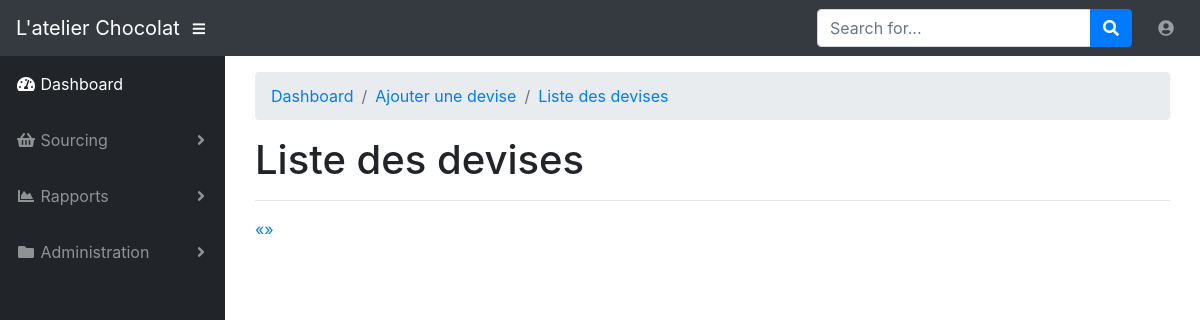
/list_of_currencies (signed in), run on an earlier commit of the app's database.
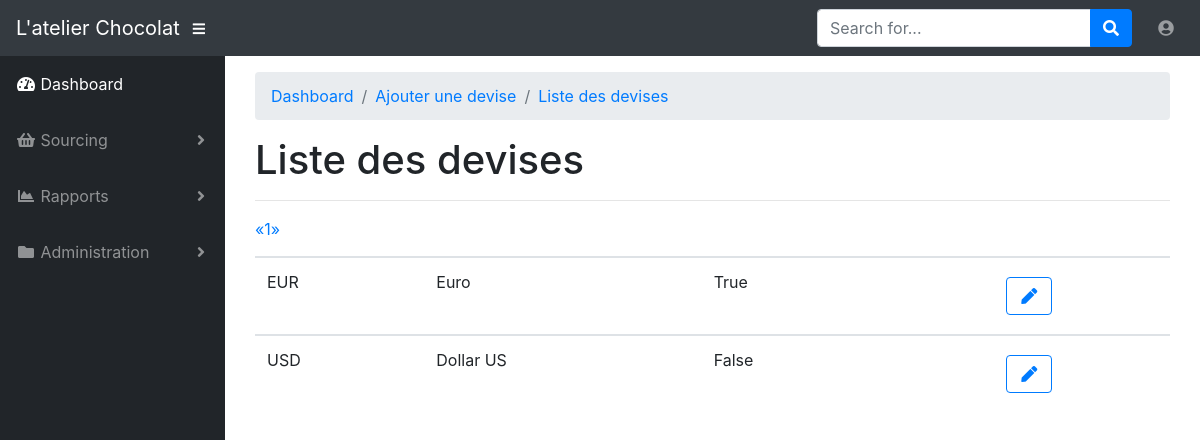
And on a later commit of the database.
### app/models.py (models this page shows, shortened)
class Currency(db.Model):
    id = db.Column(db.Integer, primary_key=True)
    name = db.Column(db.String(4), index=True, unique=True)
    description = db.Column(db.String(64))
    default_curr = db.Column(db.Boolean())

### app/currencies/routes.py (the view)
@bp.route('/list_of_currencies')
@login_required
def list_of_currencies():
    page = request.args.get('page', 1, type=int)
    pagination = Currency.query.order_by(Currency.name.asc()).paginate(page, current_app.config['CURRENCIES_PER_PAGE'], False)
    currencies = pagination.items
    return render_template('currencies/list_of_currencies.html', title='Liste des devises',
                           currencies=currencies, pagination=pagination)

### app/models.py (called while the page is built)
@login.user_loader
def load_user(id):
    return User.query.get(int(id))

### app/templates/currencies/list_of_currencies.html
{% extends "base.html" %}
{% import 'bootstrap/wtf.html' as wtf %}
{% import "_macros.html" as macros %}
{% block app_content %}
<div id="wrapper">
    <div id="content-wrapper">
        <div class="container-fluid">
        <ol class="breadcrumb">
            <li class="breadcrumb-item active"><a href="{{ url_for('main.index') }}">Dashboard</a></li>
            <li class="breadcrumb-item active"><a href="{{ url_for('currencies.add_currency') }}">Ajouter une devise</a></li>
            <li class="breadcrumb-item active"><a href="{{ url_for('currencies.list_of_currencies') }}">Liste des devises</a></li>
        </ol>
        <h1>Liste des devises</h1>
        <hr>
        <table class="table table-hover">
            <tr>
                <div class="row">
                    <div class="col-sm-6">
                        <div class="pagination">
                            {% for currency in currencies %}
                                {% include 'currencies/_currency.html' %}
                            {% endfor %}
                            {{ macros.pagination_widget(pagination, 'currencies.list_of_currencies') }}
                        </div>
                    </div>
                </div>
            </tr>
        </table>
        </div>
    </div>
</div>
{% endblock %}

### app/templates/base.html (shortened to what this page needs)
{% extends 'bootstrap/base.html' %}
{% block head %}
  <link href="/static/vendor/fontawesome-free/css/all.min.css" rel="stylesheet" type="text/css">
  <link href="/static/vendor/datatables/dataTables.bootstrap4.css" rel="stylesheet">
  <link href="/static/css/sb-admin.css" rel="stylesheet">
{% endblock %}
{% block navbar %}
 <nav class="navbar navbar-expand navbar-dark bg-dark static-top">
    <a class="navbar-brand mr-1" href="{{ url_for('main.index') }}">L'atelier Chocolat</a>
    <button class="btn btn-link btn-sm text-white order-1 order-sm-0" id="sidebarToggle" href="#">
      <i class="fas fa-bars"></i>
    </button>
    <form class="d-none d-md-inline-block form-inline ml-auto mr-0 mr-md-3 my-2 my-md-0">
      <div class="input-group">
        <input type="text" class="form-control" placeholder="Search for..." aria-label="Search" aria-describedby="basic-addon2">
        <div class="input-group-append">
          <button class="btn btn-primary" type="button">
            <i class="fas fa-search"></i>
          </button>
        </div>
      </div>
    </form>
     <ul class="navbar-nav ml-auto ml-md-0">
         <li class="nav-item dropdown no-arrow">
        <a class="nav-link dropdown-toggle" href="#" id="userDropdown" role="button" data-toggle="dropdown" aria-haspopup="true" aria-expanded="false">
          <i class="fas fa-user-circle fa-fw"></i>
        </a>
      </li>
     </ul>
  </nav>
{% endblock %}
{% block content %}
  <div id="wrapper">
    <ul class="sidebar navbar-nav">
      <li class="nav-item active">
        <a class="nav-link" href="{{ url_for('main.index') }}">
          <i class="fas fa-fw fa-tachometer-alt"></i>
          <span>Dashboard</span>
        </a>
      </li>
      {% if current_user.is_anonymous %}
      {% else %}
      <li class="nav-item dropdown">
        <a class="nav-link dropdown-toggle" href="#" id="pagesDropdown" role="button" data-toggle="dropdown" aria-haspopup="true" aria-expanded="false">
          <i class="fas fa-fw fa-shopping-basket"></i>
          <span>Sourcing</span>
        </a>
      </li>
      <li class="nav-item dropdown">
        <a class="nav-link dropdown-toggle" href="#" id="pagesDropdown" role="button" data-toggle="dropdown" aria-haspopup="true" aria-expanded="false">
          <i class="fas fa-fw fa-chart-area"></i>
          <span>Rapports</span>
        </a>
      </li>
      <li class="nav-item dropdown">
        <a class="nav-link dropdown-toggle" href="#" id="pagesDropdown" role="button" data-toggle="dropdown" aria-haspopup="true" aria-expanded="false">
          <i class="fas fa-fw fa-folder"></i>
          <span>Administration</span>
        </a>
      </li>
      {% endif %}
    </ul>
    <div class="container">
        {% block app_content %}{% endblock %}
    </div>
  </div>
{% endblock %}
{% block scripts %}
    <link rel="stylesheet" type="text/css" href="{{ url_for('static', filename='css/bootstrap-datepicker3.min.css') }}" />
{% endblock %}

### app/templates/_macros.html
{% macro pagination_widget(pagination, endpoint) %}
<ul class="pagination">
    <li{% if not pagination.has_prev %} class="disabled"{% endif %}>
        <a href="{% if pagination.has_prev %}{{ url_for(endpoint, page=pagination.prev_num, **kwargs) }}{% else %}#{% endif %}">
            &laquo;
        </a>
    </li>
    {% for p in pagination.iter_pages() %}
        {% if p %}
            {% if p == pagination.page %}
            <li class="active">
                <a href="{{ url_for(endpoint, page = p, **kwargs) }}">{{ p }}</a>
            </li>
            {% else %}
            <li>
                <a href="{{ url_for(endpoint, page = p, **kwargs) }}">{{ p }}</a>
            </li>
            {% endif %}
        {% else %}
        <li class="disabled"><a href="#">&hellip;</a></li>
        {% endif %}
    {% endfor %}
    <li{% if not pagination.has_next %} class="disabled"{% endif %}>
        <a href="{% if pagination.has_next %}{{ url_for(endpoint, page=pagination.next_num, **kwargs) }}{% else %}#{% endif %}">
            &raquo;
        </a>
    </li>
</ul>
{% endmacro %}

### app/templates/currencies/_currency.html
<tbody>
    <tr>
        <td>{{ currency.name }}</td>
        <td>{{ currency.description }}</td>
        <td>{{ currency.default_curr }}</td>
        <td>
            <div class="btn btn-block">
                <a href="{{ url_for('currencies.edit_currency', id=currency.id) }}"><button class="btn btn-outline-primary" type="button"><i class="fas fa-fw fa-pen"></i></button></a>
            </div>
        </td>
    </tr>
</tbody>

What changed in the data, as far as the page shows it:
added Currency: name "EUR", description "Euro", default_curr "True"
added Currency: name "USD", description "Dollar US", default_curr "False"
Also different on the page:
new list line: "1"
